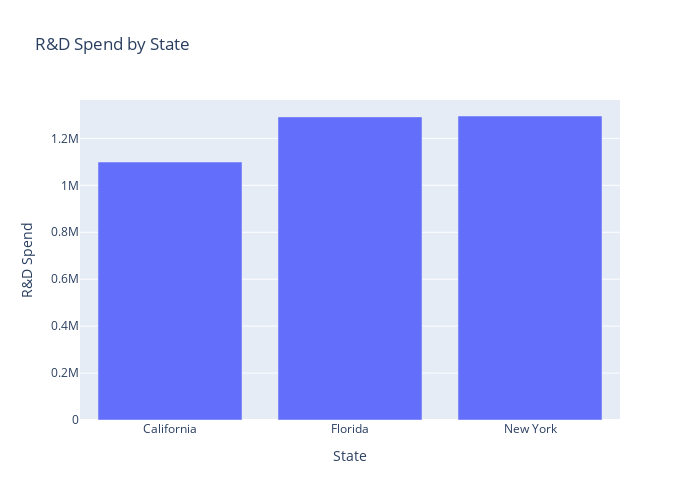

Source (notebook cell):
### Code cell
fig = px.bar(grouped_data, 
             x=grouped_data.index, 
             y=grouped_data['R&D Spend'],
             hover_data={'R&D Spend':':.2f'}, 
             title='R&D Spend by State', 
             height=500, 
             width=700)

fig.show()

### Figure 1 — Plotly figure (JSON) as saved in the notebook; plotly's stock layout.template omitted (floating-point values rounded to 4 significant figures)
{"data": [{"alignmentgroup": "True", "hovertemplate": "State=%{x}<br>R&D Spend=%{y:.2f}<extra></extra>", "legendgroup": "", "marker": {"color": "#636efa", "pattern": {"shape": ""}}, "name": "", "offsetgroup": "", "orientation": "v", "showlegend": false, "textposition": "auto", "type": "bar", "x": ["California", "Florida", "New York"], "xaxis": "x", "y": [1099000.0, 1292000.0, 1295000.0], "yaxis": "y"}], "layout": {"barmode": "relative", "height": 500, "legend": {"tracegroupgap": 0}, "title": {"text": "R&D Spend by State"}, "width": 700, "xaxis": {"anchor": "y", "autorange": true, "domain": [0, 1], "range": [-0.5, 2.5], "showspikes": false, "title": {"text": "State"}, "type": "category"}, "yaxis": {"anchor": "x", "autorange": true, "domain": [0, 1], "range": [0, 1363000.0], "showspikes": false, "title": {"text": "R&D Spend"}, "type": "linear"}}}
